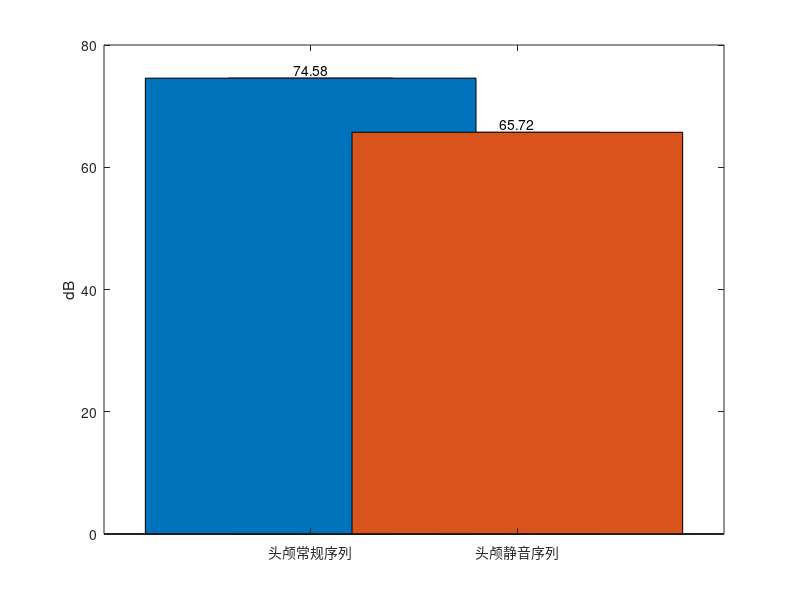

This figure's MATLAB source:
figure(5);
LwaSum1 = 74.5765;
LwaSum2 = 65.7218;
LwaSum = [LwaSum1,LwaSum2];
color_matrix = [0 0.45 0.74;0.85 0.33 0.10];  %每个柱子的颜色设置
bar(LwaSum);
hold on;
for i = 1:2
    b = bar(i,LwaSum(i));
    text(i,LwaSum(i)+0.5,num2str(LwaSum(i).','%.2f'),'VerticalAlignment','bottom','HorizontalAlignment','center');
    set(b,'facecolor',color_matrix(i,:));
end
set(gca,'XTickLabel',{'头颅常规序列', '头颅静音序列'});%设置柱状图每个柱子的横坐标
ylabel('dB');